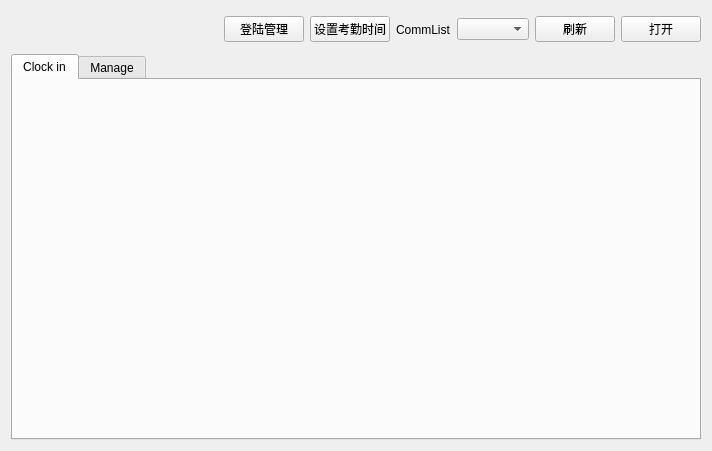
<?xml version="1.0" encoding="UTF-8"?>
<ui version="4.0">
 <class>MainWidget</class>
 <widget class="QWidget" name="MainWidget">
  <property name="geometry">
   <rect>
    <x>0</x>
    <y>0</y>
    <width>712</width>
    <height>451</height>
   </rect>
  </property>
  <property name="windowTitle">
   <string>MainWidget</string>
  </property>
  <layout class="QVBoxLayout" name="verticalLayout">
   <item>
    <layout class="QHBoxLayout" name="horizontalLayout">
     <item>
      <widget class="QLabel" name="label">
       <property name="font">
        <font>
         <family>微软雅黑</family>
         <pointsize>20</pointsize>
         <weight>75</weight>
         <bold>true</bold>
        </font>
       </property>
       <property name="text">
        <string/>
       </property>
       <property name="pixmap">
        <pixmap>:/pic/title.png</pixmap>
       </property>
      </widget>
     </item>
     <item>
      <spacer name="spacer">
       <property name="orientation">
        <enum>Qt::Horizontal</enum>
       </property>
       <property name="sizeHint" stdset="0">
        <size>
         <width>0</width>
         <height>0</height>
        </size>
       </property>
      </spacer>
     </item>
     <item>
      <widget class="QPushButton" name="pushButton">
       <property name="text">
        <string>登陆管理</string>
       </property>
      </widget>
     </item>
     <item>
      <widget class="QPushButton" name="setTimeButton">
       <property name="text">
        <string>设置考勤时间</string>
       </property>
      </widget>
     </item>
     <item>
      <widget class="QLabel" name="label_2">
       <property name="text">
        <string>CommList</string>
       </property>
      </widget>
     </item>
     <item>
      <widget class="QComboBox" name="serialPortList"/>
     </item>
     <item>
      <widget class="QPushButton" name="refreshSerialPortList">
       <property name="text">
        <string>刷新</string>
       </property>
      </widget>
     </item>
     <item>
      <widget class="QPushButton" name="openCloseSerialPort">
       <property name="text">
        <string>打开</string>
       </property>
      </widget>
     </item>
    </layout>
   </item>
   <item>
    <widget class="QTabWidget" name="tabWidget">
     <property name="currentIndex">
      <number>0</number>
     </property>
     <widget class="ClockInWidget" name="clockInPage">
      <attribute name="title">
       <string>Clock in</string>
      </attribute>
     </widget>
     <widget class="ManageWidget" name="manPage">
      <attribute name="title">
       <string>Manage</string>
      </attribute>
     </widget>
    </widget>
   </item>
  </layout>
 </widget>
 <layoutdefault spacing="6" margin="11"/>
 <customwidgets>
  <customwidget>
   <class>ClockInWidget</class>
   <extends>QWidget</extends>
   <header>ClockInWidget.h</header>
   <container>1</container>
  </customwidget>
  <customwidget>
   <class>ManageWidget</class>
   <extends>QWidget</extends>
   <header>ManageWidget.h</header>
   <container>1</container>
  </customwidget>
 </customwidgets>
 <resources/>
 <connections/>
</ui>
